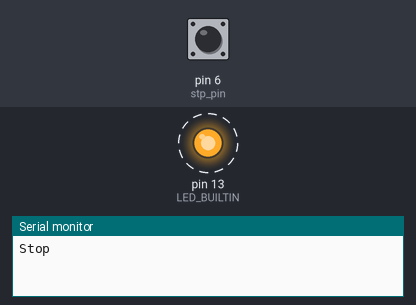
Simulated run of this sketch. Board: Arduino Uno, built with avr-gcc and run on an emulated ATmega328P. On the bench: output pins drawn as LEDs (lit = HIGH), the last lines printed to the serial monitor. Dashed ring = blinking. The inputs (shaded band) are chosen by the test bench; at power-on: pin 6 (stp_pin) HIGH.

Above: at 1.25 s.
1.3 s: pin 6 (stp_pin) pulled LOW for 3.2 s
At 2.6 s:
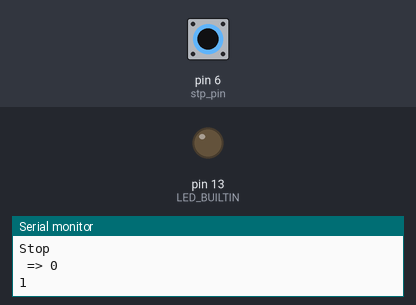
At 4.1 s:
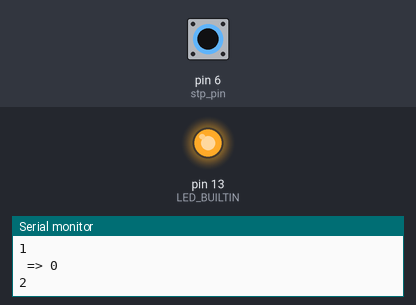
Timing chart, 0 to 12.7 s (numbered marks = the images above; inputs shaded):
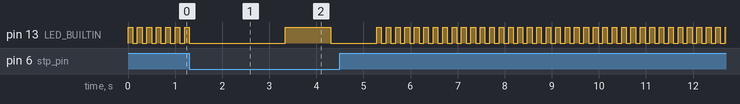

The sketch:

sketch_12h_timer.ino
```cpp
#if 1
#define LOG_INIT()      Serial.begin(115200)
#define LOG(s)          Serial.print(s)
#define LOGLN(s)        Serial.println(s)
#else
#define LOG_INIT()
#define LOG(s)
#define LOGLN(s)
#endif


const int clk_pin1 = 2; // for movement
const int clk_pin2 = 4; // for movement
const int stp_pin  = 6; // for timer end
const int pulse_time = 30;
const int delay_time = 1000 - pulse_time;
const int clk_counter_default = 12; // 12 minutes
int clk_counter = clk_counter_default;
unsigned int total_counter = 0;
bool isLed = false;
bool isPin1 = false;
bool isFinished = false;

void pulse() {
  if (digitalRead(stp_pin)) {
    //digitalWrite(LED_BUILTIN, LOW);  // 停止
    //clk_counter = clk_counter_default;
    LOGLN("Stop");
    isFinished = true;
    return;
  }
  total_counter++;
  LOGLN(total_counter);
  digitalWrite(LED_BUILTIN, isLed);
  isLed = !isLed;
  if (--clk_counter > 0) {
    return;
  }
  clk_counter = clk_counter_default;
  LOG("L: ");
  LOG(clk_counter);

  if (isPin1) {
    digitalWrite(clk_pin1, HIGH);
    delay(pulse_time);
    digitalWrite(clk_pin1, LOW);
    LOGLN(" >");
  }
  else {
    digitalWrite(clk_pin2, HIGH);
    delay(pulse_time);
    digitalWrite(clk_pin2, LOW);
    LOGLN(" <");
  }
  isPin1 = !isPin1;
}

void setup() {
  // put your setup code here, to run once:
  LOG_INIT();

  digitalWrite(clk_pin1, LOW);
  digitalWrite(clk_pin2, LOW);
  pinMode(clk_pin1, OUTPUT);
  pinMode(clk_pin2, OUTPUT);
  pinMode(stp_pin, INPUT_PULLUP); // 停止確認用
  //digitalWrite(stp_pin, HIGH);  // pull up by 20k
  pinMode(LED_BUILTIN, OUTPUT); // 動作確認用
}

void loop() {
  // put your main code here, to run repeatedly:
  pulse();
  if (isFinished) {
    for (;;) {
      // 高速点滅
      digitalWrite(LED_BUILTIN, HIGH);
      delay(100);
      digitalWrite(LED_BUILTIN, LOW);
      delay(100);
      if (!digitalRead(stp_pin)) {
        break;
      }
    }
    total_counter = 0;
    clk_counter = clk_counter_default;
    isFinished = false;
  }
  delay(delay_time);

  {
    int in = digitalRead(stp_pin);
    LOG(" => ");
    LOGLN(in);
  }
}
```
